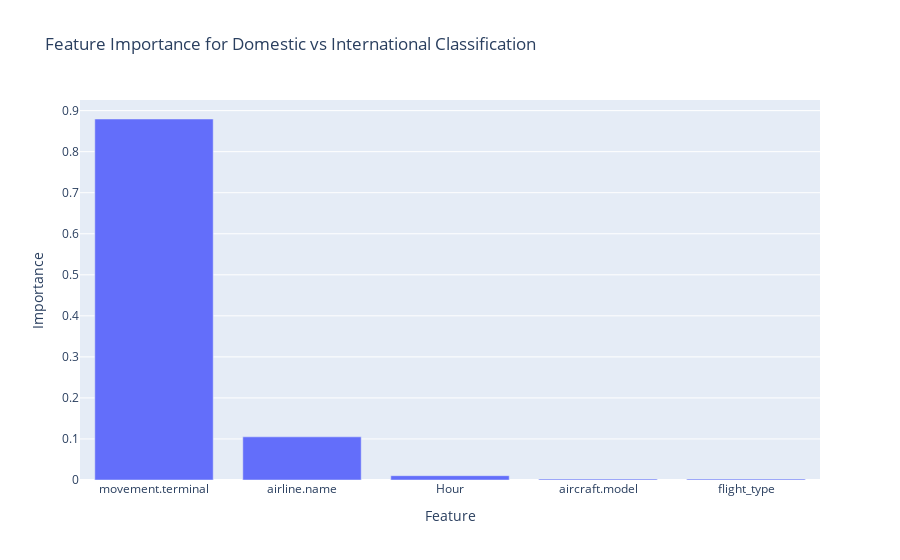

Source (notebook cell):
### Markdown cell above
# Visualizing Feature Importance

### Code cell
import plotly.express as px

fig_importance = px.bar(
    feat_imp,
    x= 'Feature',
    y= 'Importance',
    title= 'Feature Importance for Domestic vs International Classification',
)

fig_importance.update_layout(yaxis= {'categoryorder': 'total ascending'})
fig_importance.show()

### Figure 1 — Plotly figure (JSON) as saved in the notebook; plotly's stock layout.template omitted (floating-point values rounded to 4 significant figures)
{"data": [{"hovertemplate": "Feature=%{x}<br>Importance=%{y}<extra></extra>", "legendgroup": "", "marker": {"color": "#636efa", "pattern": {"shape": ""}}, "name": "", "orientation": "v", "showlegend": false, "textposition": "auto", "type": "bar", "x": ["movement.terminal", "airline.name", "Hour", "aircraft.model", "flight_type"], "xaxis": "x", "y": [0.8796, 0.1052, 0.01052, 0.002395, 0.002338], "yaxis": "y"}], "layout": {"barmode": "relative", "legend": {"tracegroupgap": 0}, "title": {"text": "Feature Importance for Domestic vs International Classification"}, "xaxis": {"anchor": "y", "domain": [0, 1], "title": {"text": "Feature"}}, "yaxis": {"anchor": "x", "categoryorder": "total ascending", "domain": [0, 1], "title": {"text": "Importance"}}}}
